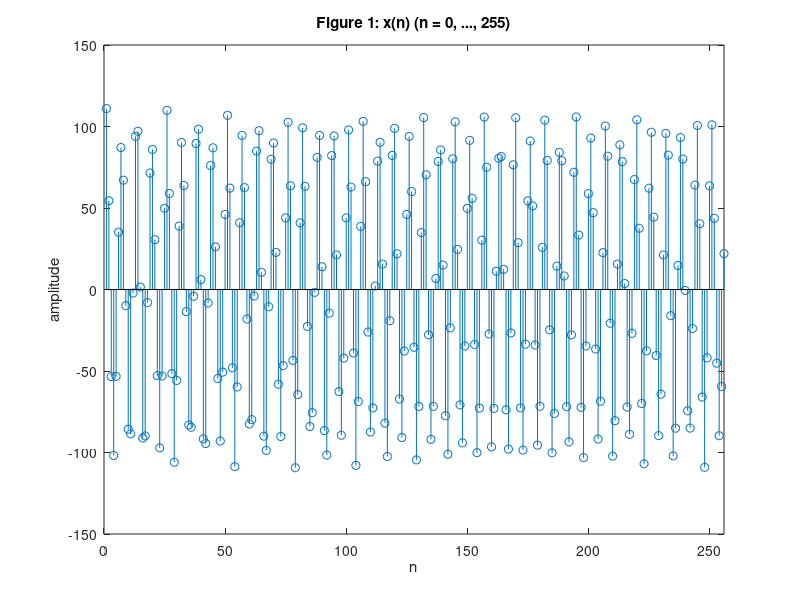
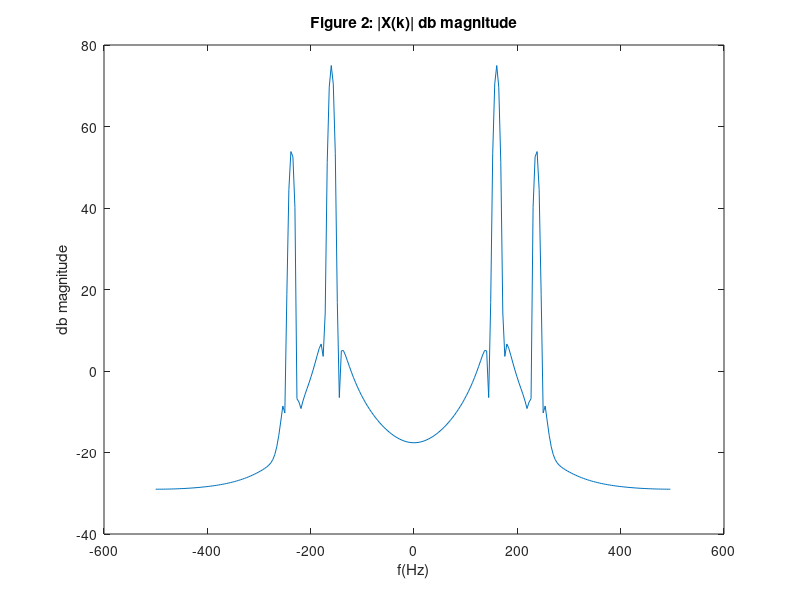
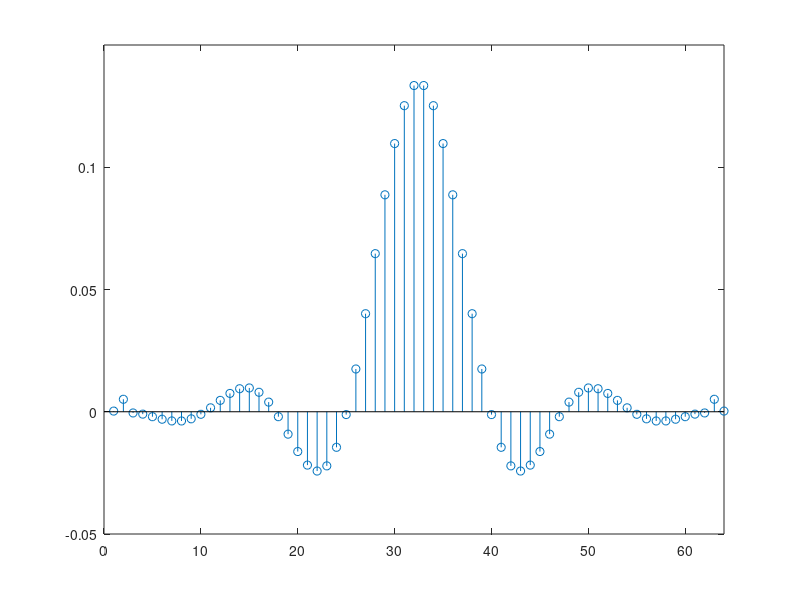
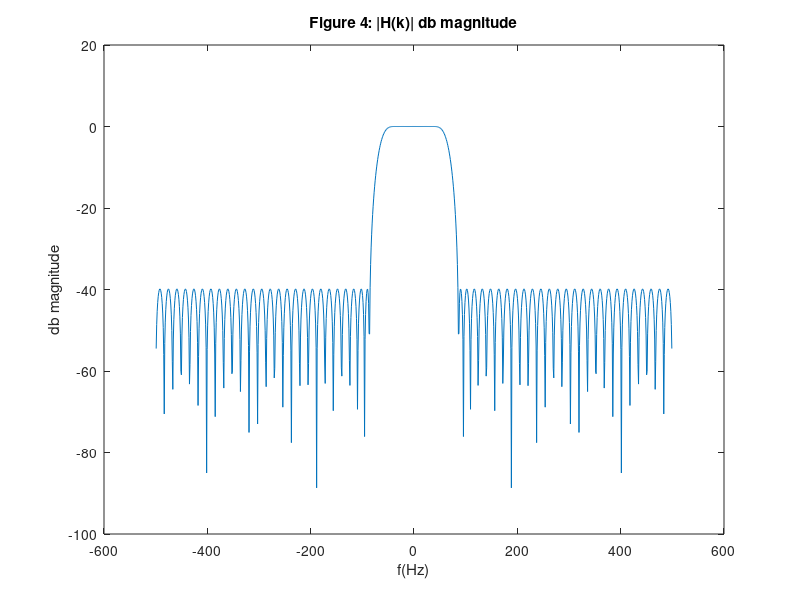

MATLAB code for these plots, in order:
clear;
close all;
%% Part I: data set

% Generating the 4096 point signal with fs = 1khz
fs = 1000;          %given in the problem, the fs = 1khz
Al = [100 10 1];
fl = [160 237 240];
N = 4096;           % given in data set
t = 0 : N - 1;
xt = 0;
for l = 1 : 3
    xt = xt + Al(l) * cos(2 * pi * fl(l).*t/fs); 
end

NFFT = 256;
n = 0 : NFFT - 1;
% extracting the first 256 portion of the data
xn = xt(1:NFFT);
tosave = figure; 
stem(xn);
title('Figure 1: x(n) (n = 0, ..., 255)');
xlabel('n');
ylabel('amplitude');
axis([0 256 -150 150]);
saveas(tosave, 'figure1.jpg');

alpha = 2.5;
beta = 7.85;
kbWindow = kaiser(NFFT, beta);

xk = fftshift(fft(xn.* kbWindow', NFFT));
f = fs * (1/NFFT * n - 0.5);
tosave = figure; 
plot(f, 20*log10(abs(xk)));
title('Figure 2: |X(k)| db magnitude');
xlabel('f(Hz)');
ylabel('db magnitude');
saveas(tosave, 'figure2.jpg');

%% Part II: Decimation Filter Design

fpc = 40;   %passband cutoff frequency = 40 Hz (analog)
fsc = 85;   %stopband cutoff frequency = 85 Hz (analog)
n = 63; % 64-coefficient, linear phase, FIR
freq_band = [0, 2 * fpc/fs, 2 * fsc/fs, 1];
hn= firpm(n, freq_band, [1 ,1, 0, 0], [50, 1]);
%plot hn
tosave = figure;
stem(hn);
axis([0 64 -0.05 0.15]);
saveas(tosave, 'figure3.jpg');

NFFT = 1024;
w = rectwin(1024);
hn = [hn, zeros(1,NFFT-length(hn))];
hk = fftshift(fft(hn.* w', NFFT));

k = -NFFT/2 : NFFT/2 - 1; % 1024 points in total
fk = fs * (1/NFFT * k);
tosave = figure;
plot(fk, 20 * log10(abs(hk)));
title('Figure 4: |H(k)| db magnitude');
xlabel('f(Hz)');
ylabel('db magnitude');
saveas(tosave, 'figure 4.jpg');

% plot the zoom in graph f from -40hz to 40hz
tosave = figure;
plot(fk, 20 * log10(abs(hk)));
title('Figure 5: |H(k)| db magnitude -40hz to 40hz');
xlim([-40 40]);
ylim([-0.04, 0.04])
xlabel('f(Hz)');
ylabel('db magnitude');
saveas(tosave, 'figure 5.jpg');

%% Part III Complex Basebanding and Desampling
% part a
f0 = 250;
w0 = 2 * pi * f0/fs;
NFFT = 256;
alpha = 2.5;
beta = 7.85;
n = 0 : N - 1;
k = 0 : NFFT - 1;
kbWindow = kaiser(NFFT, beta);
cm = exp(-1i .* n * w0) .* xt;
fftcm = fftshift(fft(cm(1:NFFT) .* kbWindow', NFFT));
tosave = figure;
f = fs * (1/NFFT * k - 0.5);
plot(f, 20 * log10(abs(fftcm)));
title('Figure 6: |FFT| db magnitude n = 0 : 255');
xlabel('f(Hz)');
ylabel('db magnitude of |FFT|');
saveas(tosave, 'figure 6.jpg');

% part b
% hn4096 = [hn, zeros(1,N-length(hn))];
% filtered = filter(hn4096(1:64),1,cm);
filtered = conv(cm,hn(1:64),'same');
fftcm1= fftshift(fft(filtered(NFFT+1:2*NFFT).* kbWindow',NFFT));% Take FFT
tosave = figure;
plot(f, 20*log10(abs(fftcm1)));
title('Figure 7: |FFT| db magnitude n = 256 : 511');
xlabel('frequency f(Hz)');
ylabel('dB magnitude of |FFT|');
saveas(tosave, 'figure 7.jpg');
% part c
downsampleFiltered = downsample(filtered, 8);

%% Part IV High Resolution Spectral Analysis
fftcm2= fftshift(fft(downsampleFiltered(NFFT+1:2*NFFT).* kbWindow',NFFT));
tosave = figure;
f2 = 125 * (1/NFFT * k - 0.5);
plot(f2, 20*log10(abs(fftcm2)));
title('Figure 8: Downsampled(125Hz)|FFT| db magnitude n = 256 : 511');
xlabel('frequency f(Hz)');
ylabel('dB magnitude of |FFT|');
axis([-60 60 -40 60]);
saveas(tosave, 'figure 8.jpg');

% part b
fpc = 40;   %passband cutoff frequency = 40 Hz (analog)
fsc = 85;   %stopband cutoff frequency = 85 Hz (analog)
n = 63; % 64-coefficient, linear phase, FIR
freq_band = [0, 2 * fpc/fs, 2 * fsc/fs, 1];
hn= firpm(n, freq_band, [1 ,1, 0, 0], [1,200]);
%plot hn
tosave = figure;
stem(hn);
axis([0 64 -0.05 0.15]);
saveas(tosave, 'figure9.jpg');

NFFT = 1024;
w = rectwin(1024);
hn = [hn, zeros(1,NFFT-length(hn))];
hk = fftshift(fft(hn.* w', NFFT));

k = -NFFT/2 : NFFT/2 - 1; % 1024 points in total
fk = fs * (1/NFFT * k);
tosave = figure;
plot(fk, 20 * log10(abs(hk)));
title('Figure 10: |H(k)| db magnitude');
xlabel('f(Hz)');
ylabel('db magnitude');
saveas(tosave, 'figure 10.jpg');

% plot the zoom in graph f from -40hz to 40hz
tosave = figure;
plot(fk, 20 * log10(abs(hk)));
title('Figure 11: |H(k)| db magnitude -40hz to 40hz');
xlim([-40 40]);
ylim([-0.04, 0.04])
xlabel('f(Hz)');
ylabel('db magnitude');
saveas(tosave, 'figure11.jpg');

f0 = 250;
w0 = 2 * pi * f0/fs;
NFFT = 256;
alpha = 2.5;
beta = 7.85;
n = 0 : N - 1;
k = 0 : NFFT - 1;
kbWindow = kaiser(NFFT, beta);
cm = exp(-1i .* n * w0) .* xt;
% hn4096 = [hn, zeros(1,N-length(hn))];
% filtered = filter(cm,1,hn4096);
filtered = conv(cm,hn(1:64),'same');
downsampleFiltered = downsample(filtered, 8);
fftcm2= fftshift(fft(downsampleFiltered(NFFT+1:2*NFFT).* kbWindow',NFFT));
tosave = figure;
plot(f2, 20*log10(abs(fftcm2)));
title('Figure 12: Downsampled(125Hz)|FFT| db magnitude n = 256 : 511');
xlabel('frequency f(Hz)');
ylabel('dB magnitude of |FFT|');
axis([-60 60 -40 60]);
saveas(tosave, 'figure 12.jpg');